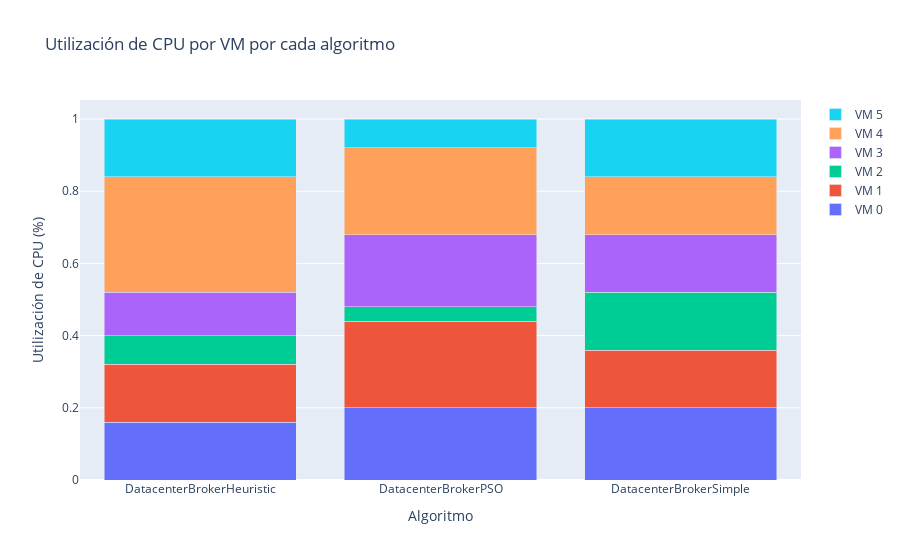

Notebook cell for this chart:
### Code cell
# Cargar y pivotear los datos
df_pivot = current_case_vms.pivot(index='Broker', columns='vm', values='vm_load').fillna(0)

task_counts = current_case.groupby(['Broker', 'vm']).size()
vm_color = 'blue'

# Crear el gráfico
fig = go.Figure()

for vm in df_pivot.columns:
    hover_data = []
    for broker in df_pivot.index:
        task_count = int(task_counts[broker][vm])
        task_count = task_count if task_count >= 0 else 0
        hover_data.append(f'VM {vm} (Tareas: {task_count})')
    fig.add_trace(go.Bar(
        x=df_pivot.index,
        y=df_pivot[vm],
        name=f'VM {vm}',
        hovertext=hover_data,
    ))

fig.update_layout(
    barmode='stack',
    xaxis_title='Algoritmo',
    yaxis_title='Utilización de CPU (%)',
    title='Utilización de CPU por VM por cada algoritmo'
)
fig.show()

### Figure 1 — Plotly figure (JSON) as saved in the notebook; plotly's stock layout.template omitted (floating-point values rounded to 4 significant figures)
{"data": [{"hovertext": ["VM 0 (Tareas: 4)", "VM 0 (Tareas: 5)", "VM 0 (Tareas: 5)"], "name": "VM 0", "type": "bar", "x": ["DatacenterBrokerHeuristic", "DatacenterBrokerPSO", "DatacenterBrokerSimple"], "y": [0.16, 0.2, 0.2]}, {"hovertext": ["VM 1 (Tareas: 4)", "VM 1 (Tareas: 6)", "VM 1 (Tareas: 4)"], "name": "VM 1", "type": "bar", "x": ["DatacenterBrokerHeuristic", "DatacenterBrokerPSO", "DatacenterBrokerSimple"], "y": [0.16, 0.24, 0.16]}, {"hovertext": ["VM 2 (Tareas: 2)", "VM 2 (Tareas: 1)", "VM 2 (Tareas: 4)"], "name": "VM 2", "type": "bar", "x": ["DatacenterBrokerHeuristic", "DatacenterBrokerPSO", "DatacenterBrokerSimple"], "y": [0.08, 0.04, 0.16]}, {"hovertext": ["VM 3 (Tareas: 3)", "VM 3 (Tareas: 5)", "VM 3 (Tareas: 4)"], "name": "VM 3", "type": "bar", "x": ["DatacenterBrokerHeuristic", "DatacenterBrokerPSO", "DatacenterBrokerSimple"], "y": [0.12, 0.2, 0.16]}, {"hovertext": ["VM 4 (Tareas: 8)", "VM 4 (Tareas: 6)", "VM 4 (Tareas: 4)"], "name": "VM 4", "type": "bar", "x": ["DatacenterBrokerHeuristic", "DatacenterBrokerPSO", "DatacenterBrokerSimple"], "y": [0.32, 0.24, 0.16]}, {"hovertext": ["VM 5 (Tareas: 4)", "VM 5 (Tareas: 2)", "VM 5 (Tareas: 4)"], "name": "VM 5", "type": "bar", "x": ["DatacenterBrokerHeuristic", "DatacenterBrokerPSO", "DatacenterBrokerSimple"], "y": [0.16, 0.08, 0.16]}], "layout": {"barmode": "stack", "title": {"text": "Utilización de CPU por VM por cada algoritmo"}, "xaxis": {"title": {"text": "Algoritmo"}}, "yaxis": {"title": {"text": "Utilización de CPU (%)"}}}}
